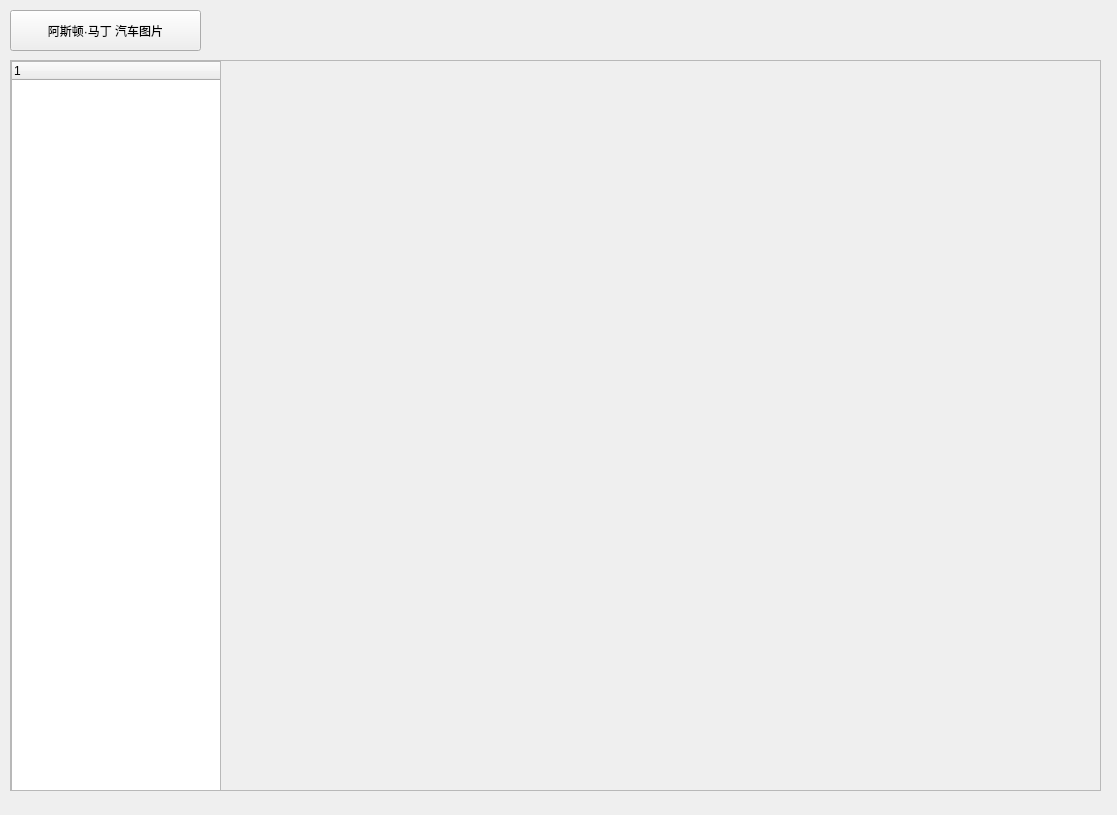
<?xml version="1.0" encoding="UTF-8"?>
<ui version="4.0">
 <class>MainWindow</class>
 <widget class="QMainWindow" name="MainWindow">
  <property name="enabled">
   <bool>true</bool>
  </property>
  <property name="geometry">
   <rect>
    <x>0</x>
    <y>0</y>
    <width>1117</width>
    <height>815</height>
   </rect>
  </property>
  <property name="minimumSize">
   <size>
    <width>1117</width>
    <height>815</height>
   </size>
  </property>
  <property name="maximumSize">
   <size>
    <width>1117</width>
    <height>815</height>
   </size>
  </property>
  <property name="windowTitle">
   <string>汽车之家图片抓取工具</string>
  </property>
  <property name="layoutDirection">
   <enum>Qt::LeftToRight</enum>
  </property>
  <widget class="QWidget" name="centralwidget">
   <widget class="QPushButton" name="btn_search">
    <property name="geometry">
     <rect>
      <x>10</x>
      <y>10</y>
      <width>191</width>
      <height>41</height>
     </rect>
    </property>
    <property name="text">
     <string>阿斯顿·马丁 汽车图片</string>
    </property>
   </widget>
   <widget class="QScrollArea" name="scrollArea">
    <property name="geometry">
     <rect>
      <x>10</x>
      <y>60</y>
      <width>211</width>
      <height>731</height>
     </rect>
    </property>
    <property name="widgetResizable">
     <bool>true</bool>
    </property>
    <widget class="QWidget" name="scrollAreaWidgetContents">
     <property name="geometry">
      <rect>
       <x>0</x>
       <y>0</y>
       <width>209</width>
       <height>729</height>
      </rect>
     </property>
     <widget class="QTreeWidget" name="tree_dir">
      <property name="geometry">
       <rect>
        <x>0</x>
        <y>0</y>
        <width>211</width>
        <height>731</height>
       </rect>
      </property>
      <column>
       <property name="text">
        <string notr="true">1</string>
       </property>
      </column>
     </widget>
    </widget>
   </widget>
   <widget class="QScrollArea" name="scrollArea_2">
    <property name="geometry">
     <rect>
      <x>220</x>
      <y>60</y>
      <width>881</width>
      <height>731</height>
     </rect>
    </property>
    <property name="widgetResizable">
     <bool>true</bool>
    </property>
    <widget class="QWidget" name="scrollAreaWidgetContents_2">
     <property name="geometry">
      <rect>
       <x>0</x>
       <y>0</y>
       <width>879</width>
       <height>729</height>
      </rect>
     </property>
     <layout class="QVBoxLayout" name="verticalLayout_5">
      <item>
       <layout class="QGridLayout" name="grid_image"/>
      </item>
     </layout>
    </widget>
   </widget>
  </widget>
 </widget>
 <resources/>
 <connections/>
</ui>
